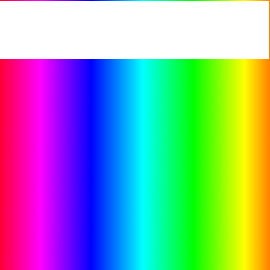
#> input picture Mika/subdivision/test_full_spektrum_gradient+white-270x270.png, 270 x 270 px
$ python slmDivisionRectangular.py
#> lines starting #> are read from the running program, lines starting #| are printed output that depends on the picture
#divides an image into a 4x2 grid of tiles
#Cody Pedersen
#June 5th, 2025

import tkinter as tk
from tkinter import filedialog, messagebox
from PIL import Image
import numpy as np


def get_file_path(): #function that opens a file dialog and lets you select an image
    root = tk.Tk()
    root.withdraw()

    while True:    #file path comes from tkinter library (library to do user interface stuff)
        file_path = filedialog.askopenfilenames(title="Select exactly 1 images")

        if file_path == ():  #this if just checks if its the correct length, if an empty string is returned, this means the user hasn't selected
            raise KeyboardInterrupt
        elif len(file_path) != 1:   #makes sure the user only selected one image
            messagebox.showerror("Error", "Select exactly 1 images")  #if you selected too many images, he will give error message
            continue
        else:         #passes all the checks
            break      #terminates loop
#> this loop made 1 pass; the answer given on pass 1: ../Mika/subdivision/test_full_spektrum_gradient+white-270x270.png
    return file_path[0]  #returns a string with the file path to the image you selected

image = Image.open(get_file_path()).convert("L")  #makes user choose image
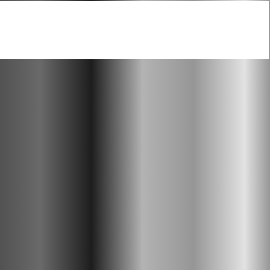
#> image: PIL image 270x270 L; min 29, max 255, mean 157.3
image_array = np.asarray(image)                   #converts image object into an array

tile_height = image_array.shape[0]//4
#> tile_height = 67
tile_width = image_array.shape[1]//2
#> tile_width = 135

for i in range(4):                     #i keeps track of row
    for j in range(2):                 #j iterates through columns
        tile_array = image_array[i*tile_height:(i+1)*tile_height, j*tile_width:(j+1)*tile_width]
        tile_image = Image.fromarray(tile_array) #turns the numpy array into an image
        tile_image = tile_image.resize((1920, 1152))

        row = 3 - i #makes us start labelling at the bottom row
        if i % 2 == 0: #if we are in a even row, we want to label left to right
            col = j
        else:          #if in odd index row, label right to left
            col = 1 - j
        tile_image.save(f"tile_{row}_{col}.png")     #saves the image
#> this loop made 4 passes
#> pass 1, `tile_image.save(f"tile_{row}_{col}.png")`:
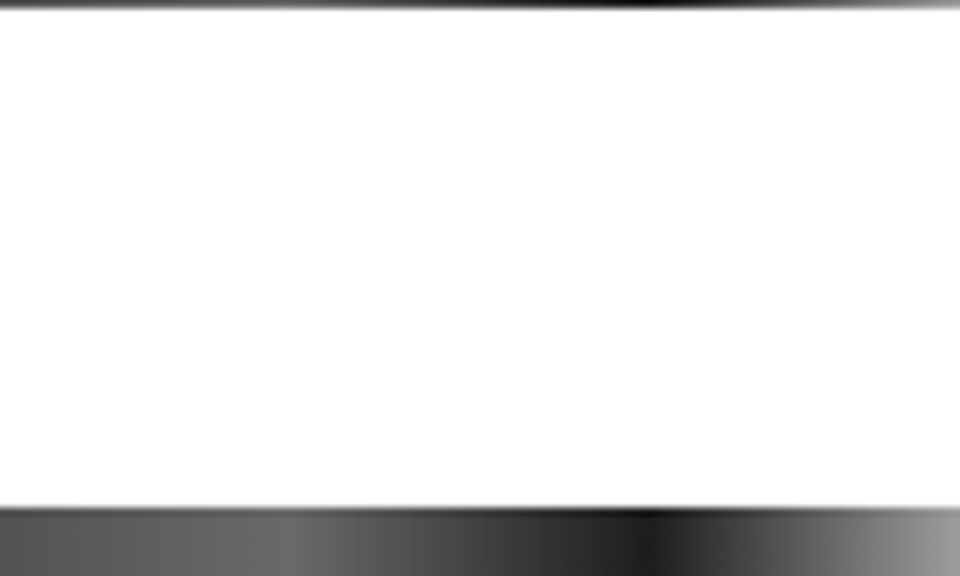
#> saved as tile_3_0.png: PIL image 1920x1152 L (shown at 1/2 size); min 1, max 255, mean 231.7
#> pass 1, `tile_image.save(f"tile_{row}_{col}.png")`:
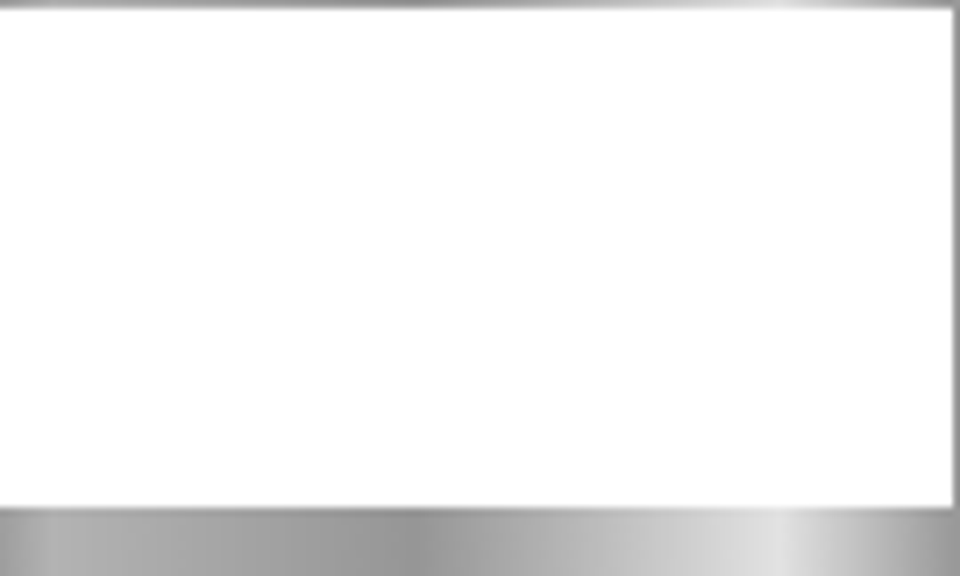
#> saved as tile_3_1.png: PIL image 1920x1152 L (shown at 1/2 size); min 137, max 255, mean 243.8
#> pass 2, `tile_image.save(f"tile_{row}_{col}.png")`:
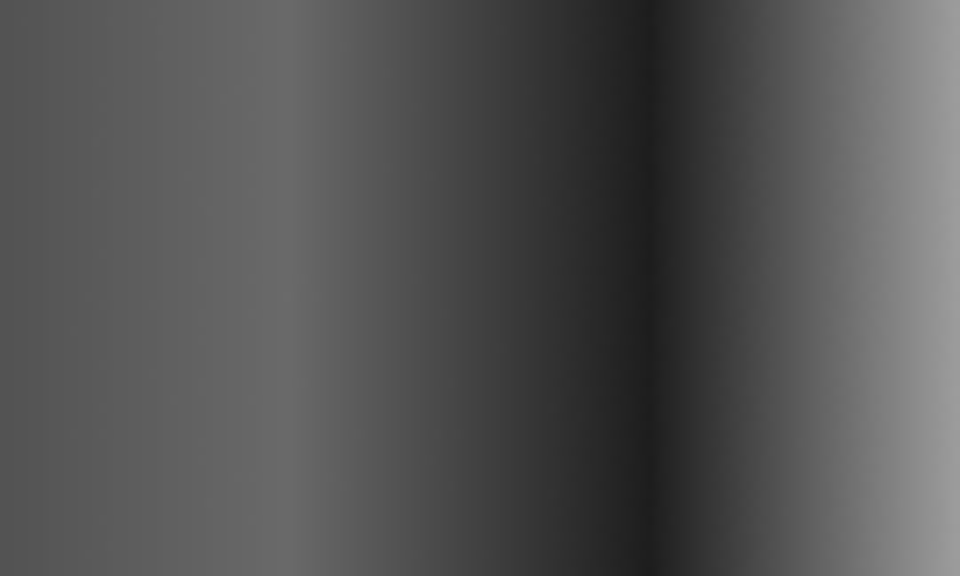
#> saved as tile_2_1.png: PIL image 1920x1152 L (shown at 1/2 size); min 29, max 156, mean 83.5
#> pass 2, `tile_image.save(f"tile_{row}_{col}.png")`:
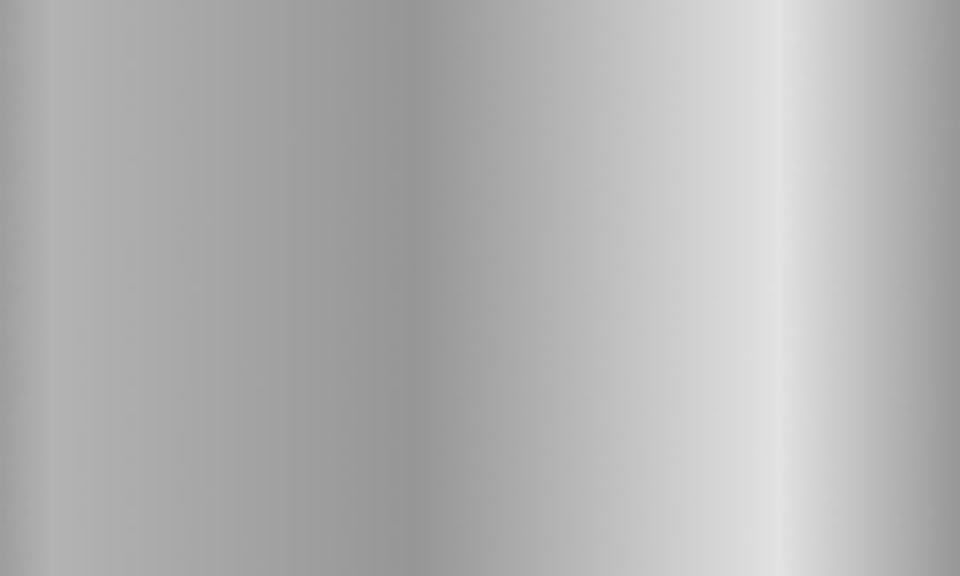
#> saved as tile_2_0.png: PIL image 1920x1152 L (shown at 1/2 size); min 150, max 226, mean 177.9
#> after the loop:
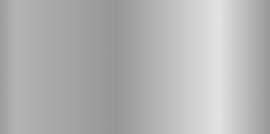
#> tile_array: shape (67, 135) (shown 2 times larger); min 150, max 226, mean 178
